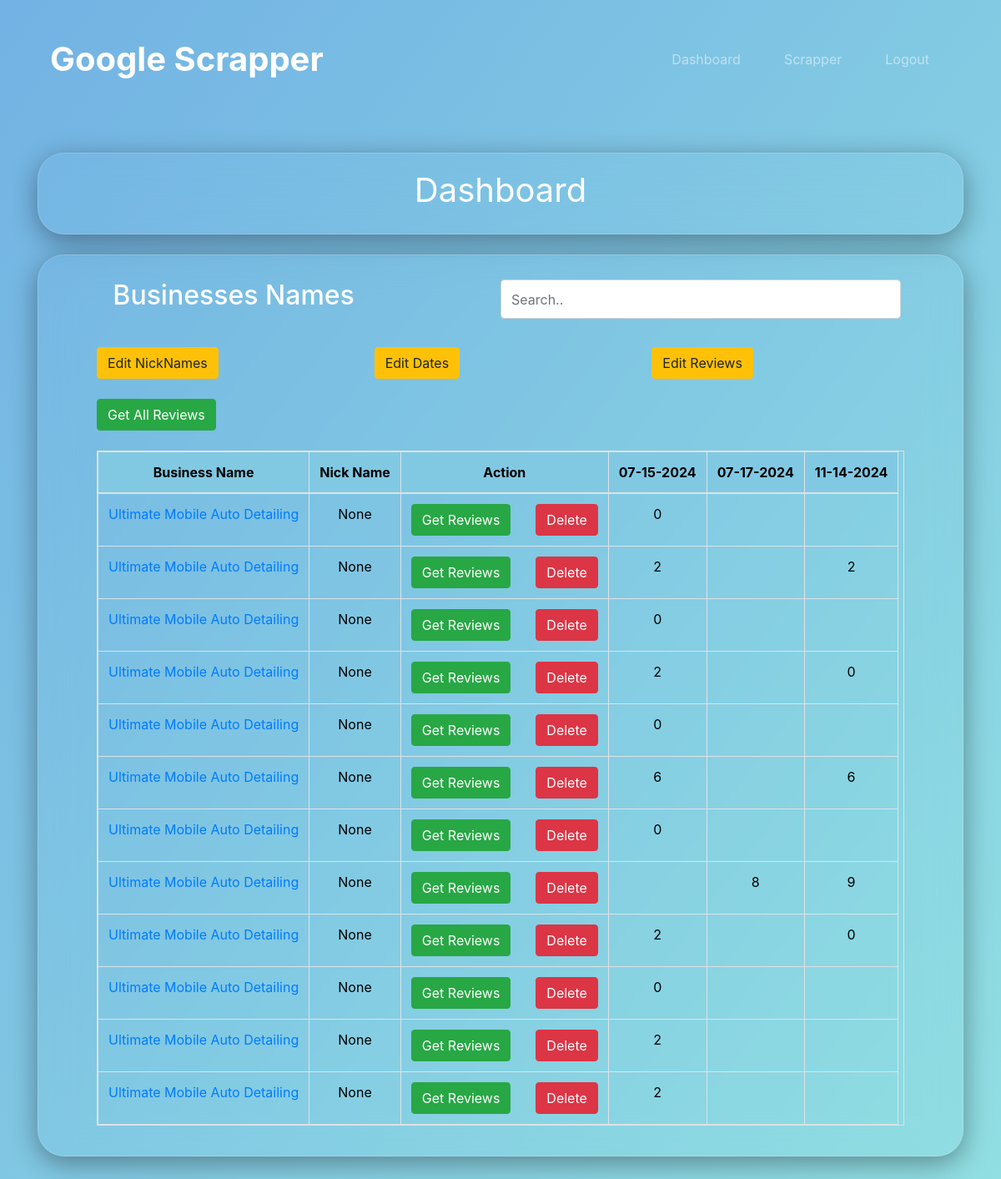
Screenshot of /home (signed in) with the database file from the repository.
### market/models.py (models this page shows)
class ScrapeData(db.Model):
    from datetime import datetime
    import pytz
    new_york_date = datetime.now(pytz.timezone('America/New_York')).date()
    id = db.Column(db.Integer(), primary_key=True)
    BusinessName = db.Column(db.String())
    NickName = db.Column(db.String())
    URL = db.Column(db.String(), nullable = False)
    Date = db.Column(db.Date(), nullable = False, default = new_york_date)
    ReviewsCount = db.Column(db.Integer(), default = 0)

### market/routes.py (the view, shortened to what this page needs)
@app.route('/', methods = ['GET', 'POST'])
@app.route('/home', methods = ['GET', 'POST'])
@login_required
def home_page():
    from datetime import datetime
    import pytz
    new_york_date = datetime.now(pytz.timezone('America/New_York')).date()
    import datetime
    if request.method == 'GET':
        print(new_york_date)
        items = ScrapeData.query.all()
        urlOfBusinesses = set(result.URL for result in items)
        dates = sorted(set(result.Date for result in items))
        review_count_dict = {business: [''] * len(dates) for business in urlOfBusinesses}
        for item in items:
            urls = item.URL
            date_index = dates.index(item.Date)
            review_count_dict[urls][date_index] = item.ReviewsCount
        cols = ScrapeData.__table__.columns.keys()
        businesses_reviews_dates = {
        (ScrapeData.query.filter_by(URL = url).first().BusinessName,ScrapeData.query.filter_by(URL = url).first().URL, ScrapeData.query.filter_by(URL = url).first().NickName): zip(review_count_dict[url], dates) for url in urlOfBusinesses
        }
        return render_template('home.html', items = items, dates = dates, cols = cols, reviewList = review_count_dict, businesses_reviews_dates = businesses_reviews_dates)

### market/models.py (called while the page is built)
@login_manager.user_loader
def load_user(user_id):
    return User.query.get(int(user_id))

### market/templates/home.html (shortened to what this page needs)
{% extends 'base.html' %}
{% block content %}
<br><br>
<div class="container">
  <div class="glass" style="text-align: center; color: white;">
    <h1 class="display-6 font-weight-normal">Dashboard</h1>
  </div>
  <br>
<div class="glass">
<div style="color:white; background-color:transparent; margin-top: 0%;">
  <div>
      <form name="reviewForm" method="post">
      <div>
        <div class="row" style="padding: 1% 2%;">
          <h2 class = "col-6">Businesses Names</h2>
          <input class="form-control col-6" id="myInput" type="text" placeholder="Search..">
      </div>
      <br>
      <div class="row">
        <div class="col" id = "editNickNames">
          <button class="btn btn-warning" type="button" onclick="editNickNames()">Edit NickNames</button>
          </div>
        <div class="col" id = "editDates">
        <button class="btn btn-warning" type="button" onclick="editDates()">Edit Dates</button>
        </div>
        <div class="col" id = "editReviews">
          <button class="btn btn-warning" type="button" onclick="editReviews()">Edit Reviews</button>
        </div>
      </div>
      <br>
      <div class="row">
        <div class="col" id = 'getReviews'>
          <a href="{{ url_for('get_reviews') }}" class="btn btn-success">Get All Reviews</a>
        </div>
      </div>
      <br>
      <div class = "table-container">
        <table class = "table table-bordered table-hover table-transparent table-responsive" style="text-align: center; color: black;">
          <thead>
            <tr style="position: sticky; top: 0; background-color: #81c9e3;">
              <th>
                Business Name
              </th>
              <th>
                Nick Name
              </th>
              <th>
                Action
              </th>
              {% for date in dates %}
              <th>
                <div class="row">
                  <div class="col" data-original-date="{{ date }}">
                    {{ date.strftime('%m-%d-%Y') }}
                  </div>
                </div>
              </th>
              {% endfor %}
            </tr>
          </thead>
          <tbody id = "tables">
            {% for business, reviews_dates in businesses_reviews_dates.items() %}
            <tr>
              <td><a href="{{ business[1] }}" target="_blank">{{ business[0] }}</a></td>
              <td data-business="{{ business[1] }}">{{ business[2] }}</td>
              <td>
                <div class="row">
                  <div class="col">
                    <button type="submit" name = "business" class="btn btn-success" onclick="document.getElementById('actionType').value = 'getBusiness';" value="{{ business[1] }}">Get Reviews</button>
                  </div>
                  <div class="col"><button type="submit" name = "business" class="btn btn-danger" onclick="document.getElementById('actionType').value = 'delBusiness';" value="{{ business[1] }}">Delete</button></div>
                </div>
              </td>
              {% for review, date in reviews_dates %}
                <td data-business="{{ business[1] }}" data-date="{{ date }}">{{ review }}</td>
              {% endfor %}
            </tr>
            {% endfor %}
          </tbody>
        </table>
      </div>
  </div>
  </form>
</div>
</div>
</div>
{% endblock %}

### market/templates/base.html (shortened to what this page needs)
<!doctype html>
<html lang="en">
<head>
  <link rel="stylesheet" href="{{ url_for('static', filename='css/bootstrap.min.css') }}">
  <link rel="stylesheet" href="{{ url_for('static', filename='main.css')}}">
</head>
<body>
  <section id="title">
    <div class="container-fluid">
      <nav class="navbar navbar-expand-lg navbar-dark">
        <a class="navbar-brand" href="{{ url_for('home_page') }}">Google Scrapper</a>
        <div class="collapse navbar-collapse" id="navbarToggler">
          <ul class="navbar-nav ml-auto">
            {% if current_user.is_authenticated %}
            <li class="nav-item">
              <a class="nav-link" href="{{ url_for('home_page') }}">Dashboard</a>
            </li>
            <li class="nav-item">
              <a class="nav-link" href="{{url_for('form_page')}}">Scrapper</a>
            </li>
            <li class="nav-item">
              <a class="nav-link" href="{{ url_for('logout_page') }}">Logout</a>
            </li>
            {% else %}
            <li class="nav-item">
              <a class="nav-link" href="{{url_for('login_page')}}">Login</a>
            </li>
            {%endif%}
          </ul>
        </div>
      </nav>
    </div>
  </section>
  <div class = "mid-sec", style="flex: 1;">
  {% block content %}
  {% endblock %}
</div>
</body>
<br><br>
</html>

### market/static/main.css (style rules this page uses)
body { background: linear-gradient(to bottom right, #72b2e4, #92e1e2); color: black; min-height: 100vh; display:flex; flex-direction:column; }
.glass { background: linear-gradient(135deg, rba(255,255,255,0.1)x, rgba(255,255,255,0)); -webkit-backdrop-filter: blur(20px); backdrop-filter: blur(20px); box-shadow: 0 8px 32px 0 rgba(0,0,0,0.37); border: 1px solid rgba(255,255,255,0.18); border-radius: 32px; padding: 20px 70px 20px; }
.container-fluid { padding: 3% 5% 0%; }
.navbar { padding: 0 0 1.8rem; }
.navbar-brand { font-size: 2.5rem; font-weight: bold; }
.nav-item { padding: 0 18px; color: rgb(207, 207, 207); }

### rows the page displays
ScrapeData: strftime "07-15-2024", BusinessName "Ultimate Mobile Auto Detailing"
ScrapeData: strftime "07-17-2024", BusinessName "Ultimate Mobile Auto Detailing"
ScrapeData: strftime "11-14-2024"
ScrapeData: BusinessName "Ultimate Mobile Auto Detailing"
ScrapeData: BusinessName "Ultimate Mobile Auto Detailing"
ScrapeData: BusinessName "Ultimate Mobile Auto Detailing"
ScrapeData: BusinessName "Ultimate Mobile Auto Detailing"
ScrapeData: BusinessName "Ultimate Mobile Auto Detailing"
ScrapeData: BusinessName "Ultimate Mobile Auto Detailing"
ScrapeData: BusinessName "Ultimate Mobile Auto Detailing"
ScrapeData: BusinessName "Ultimate Mobile Auto Detailing"
ScrapeData: BusinessName "Ultimate Mobile Auto Detailing"
ScrapeData: BusinessName "Ultimate Mobile Auto Detailing"

### other values shown
{{ business[2] }} "None" "None" "None" "None" "None" "None" "None" "None" "None" "None" "None" "None"
{{ review }} "0" "2" "2" "0" "2" "0" "0" "6" "6" "0" "8" "9" "2" "0" "0" "2" "2"
